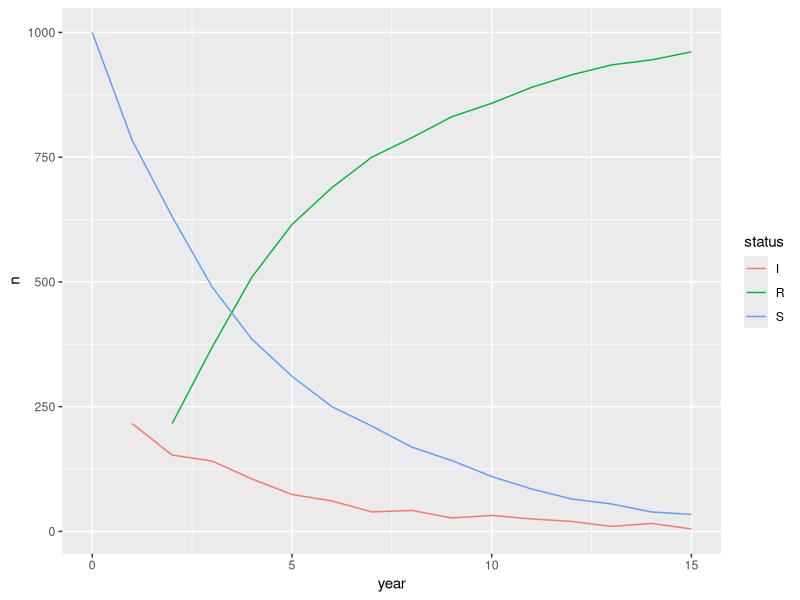

Generate this figure with R:
# Chicken Pox Simulation

library(dplyr)
library(tidyr)
library(ggplot2)

# Initial settings

pop <- rep("S", 1000)
pr_pox <- .2
data <- data.frame(id = 1:1000, 
  year_0 = pop, 
  stringsAsFactors = F
)

# Iterate over 15 years

for(i in 1:15) {
  
  # Store column names in variables
  
  this_year <- paste0("year_", i)
  last_year <- paste0("year_", i -1)
  print(data[last_year])

  # Set this year as status from last year

  data[this_year] <- data[last_year]
  
  # Randomly sample new infected cases this year
  
  data[rbinom(pop, 1, pr_pox) == 1, this_year] <- "I"

  # Set infected/resistant from last year to resistent this year

  data[data[last_year] == "I" | data[last_year] == "R", this_year] <- "R"
}  
  
# Compute cases by year to graph over time

by_year <- data %>%
  gather(key = year, value = status, -id) %>%
  separate(year, c("label", "year"), sep = "_", convert = T) %>%
  group_by(year, status) %>%
  count()

# Plot results 

ggplot(by_year) +
  geom_line(aes(x = year, y = n, color = status))
